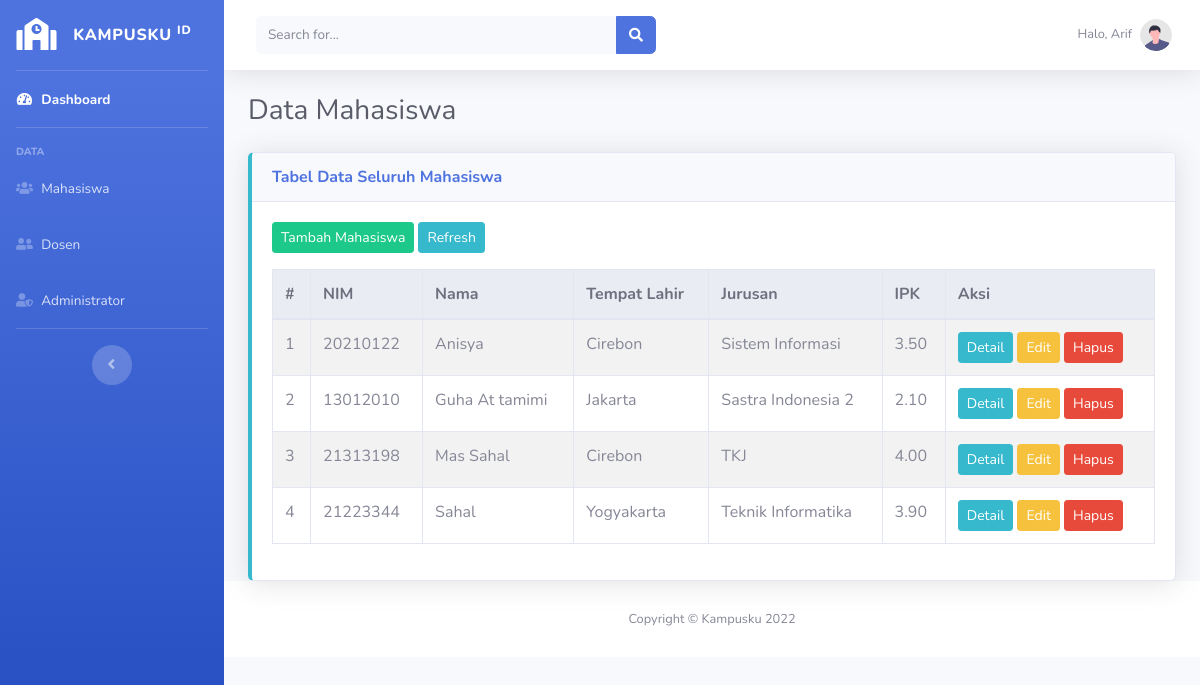
/uas/mahasiswa.php (signed in), run on the app's committed database.
### tables this page shows
CREATE TABLE `mahasiswa` (
  `nim` char(8) NOT NULL,
  `nama` varchar(100) DEFAULT NULL,
  `tempat_lahir` varchar(50) DEFAULT NULL,
  `tanggal_lahir` date DEFAULT NULL,
  `fakultas` varchar(50) DEFAULT NULL,
  `jurusan` varchar(50) DEFAULT NULL,
  `ipk` decimal(3,2) DEFAULT NULL,
  `foto` varchar(255) NOT NULL
);

### uas/mahasiswa.php (the view, shortened to what this page needs)
<?php
include('./connection.php');
if (isset($_GET["cari"])) {
    $cari = htmlentities(strip_tags(trim($_GET['cari'])));
    $cari = mysqli_real_escape_string($link, $cari);
    $query  = "SELECT * FROM mahasiswa WHERE ";
    $query .= "nim LIKE '%$cari%' OR ";
    $query .= "nama LIKE '%$cari%' OR ";
    $query .= "tempat_lahir LIKE '%$cari%' OR ";
    $query .= "tanggal_lahir LIKE '%$cari%' OR ";
    $query .= "fakultas LIKE '%$cari%' OR ";
    $query .= "jurusan LIKE '%$cari%' OR ";
    $query .= "ipk LIKE '%$cari%'";
    $pesan = "Menampilkan Hasil Pencarian <b>$cari</b>";
} else {
    $query = "SELECT * FROM mahasiswa ORDER BY nama ASC";
    $pesan = "Tabel Data Seluruh Mahasiswa";
}
?>
<!DOCTYPE html>
<html lang="en">
<head>
    <?php include('./template/css.php'); ?>
</head>
<body id="page-top">
    <div id="wrapper">
        <?php include('./template/sidebar.php'); ?>
        <div id="content-wrapper" class="d-flex flex-column">
            <div id="content">
                <?php include('./template/navbar.php'); ?>
                <div class="container-fluid">
                    <div class="d-sm-flex align-items-center justify-content-between mb-4">
                        <h1 class="h3 mb-0 text-gray-800">Data Mahasiswa</h1>
                    </div>
                    <?php
                    if (isset($_GET['detail'])) {
                        $nim = $_GET['detail'];
                        $data = mysqli_query($link, "SELECT * FROM mahasiswa WHERE nim='$nim'");
                        if (mysqli_num_rows($data) == 0) {
                            header('location:mahasiswa.php');
                        }
                        $data = mysqli_fetch_array($data);
                        include('./page/detail_mahasiswa.php');
                    } else { ?>
                        <div class="row">
                            <div class="col-md-12">
                                <div class="card border-left-info shadow">
                                    <div class="card-header">
                                        <div class="m-0 font-weight-bold text-primary"><?= $pesan; ?></div>
                                    </div>
                                    <div class="card-body">
                                        <a name="" id="" class="btn btn-success btn-sm mb-3" href="addmahasiswa.php" role="button">Tambah Mahasiswa</a>
                                        <a name="" id="" class="btn btn-info btn-sm mb-3" href="mahasiswa.php" role="button">Refresh</a>
                                        <div class="table-responsive">
                                            <table class="table table-striped table-bordered">
                                                <thead class="thead-light">
                                                    <tr>
                                                        <th>#</th>
                                                        <th>NIM</th>
                                                        <th>Nama</th>
                                                        <th>Tempat Lahir</th>
                                                        <th>Jurusan</th>
                                                        <th>IPK</th>
                                                        <th>Aksi</th>
                                                    </tr>
                                                </thead>
                                                <tbody>
                                                    <?php
                                                    $no = 0;
                                                    $result = mysqli_query($link, $query);
                                                    foreach ($result as $data) { ?>
                                                        <tr>
                                                            <td><?= $no += 1; ?></td>
                                                            <td><?= $data['nim']; ?></td>
                                                            <td><?= $data['nama']; ?></td>
                                                            <td><?= $data['tempat_lahir']; ?></td>
                                                            <td><?= $data['jurusan']; ?></td>
                                                            <td><?= $data['ipk']; ?></td>
                                                            <td>
                                                                <a class="btn btn-info btn-sm" href="?detail=<?= $data['nim']; ?>">Detail</a>
                                                                <a class="btn btn-warning btn-sm" href="./editmahasiswa.php?nim=<?= $data['nim']; ?>">Edit</a>
                                                                <a class="btn btn-danger btn-sm" onclick="return confirm('Yakin ingin menghapus mahasiswa <?= $data['nama']; ?>?')" href="./process/hapus_mahasiswa.php?nim=<?= $data['nim']; ?>">Hapus</a>
                                                            </td>
                                                        </tr>
                                                    <?php  }
                                                    ?>
                                                </tbody>
                                            </table>
                                        </div>
                                    </div>
                                </div>
                            </div>
                        </div>
                    <?php } ?>
                </div>
                <?php include('./template/footer.php'); ?>
            </div>
        </div>
</body>
</html>

### data on the page
mahasiswa: no "1", nim "20210122", nama "Anisya", tempat_lahir "Cirebon", jurusan "Sistem Informasi", ipk "3.50"
mahasiswa: no "2", nim "13012010", nama "Guha At tamimi", tempat_lahir "Jakarta", jurusan "Sastra Indonesia 2", ipk "2.10"
mahasiswa: no "3", nim "21313198", nama "Mas Sahal", tempat_lahir "Cirebon", jurusan "TKJ", ipk "4.00"
mahasiswa: no "4", nim "21223344", nama "Sahal", tempat_lahir "Yogyakarta", jurusan "Teknik Informatika", ipk "3.90"

### other printed values
$_SESSION['nama'] "Arif"
$pesan "Tabel Data Seluruh Mahasiswa"
